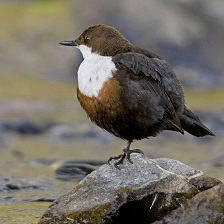
//> input picture water_ouzel.jpeg, 224 x 224 px
$ ./onnx_mobilenetv3   (built with g++ and OpenCV 4)
//> lines starting //> are read from the running program, lines starting //| are printed output that depends on the picture
#include <onnxruntime_cxx_api.h>
#include <assert.h>
#include <opencv2/opencv.hpp>

int main(int argc, char * argv[])
{
    cv::Mat image;
    cv::imread("../water_ouzel.jpeg").convertTo(image, CV_32F, 1 / 255.0f);

    image = (image - cv::Scalar{ 0.406, 0.456, 0.485 }) / cv::Scalar{ 0.225, 0.224, 0.229 };

    cv::Mat img_channels[3];
	cv::split(image, img_channels);
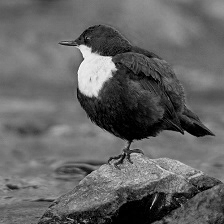
//> img_channels[0]: 224 rows x 224 cols, CV_32FC1; min -1.8, max 2.64, mean -0.0585; drawn with min black and max white
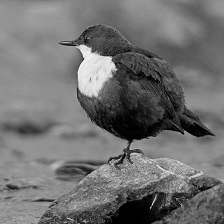
//> img_channels[1]: 224 rows x 224 cols, CV_32FC1; min -2.04, max 2.29, mean -0.118; drawn with min black and max white

    std::memcpy(image.data, img_channels[2].data, 224 * 224 * 4);
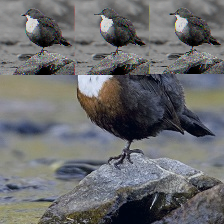
//> image: 224 rows x 224 cols, CV_32FC3; mean B, G, R -0.151, -0.186, -0.202; drawn with min black and max white
    std::memcpy(image.data + 224 * 224 * 4, img_channels[1].data, 224 * 224 * 4);
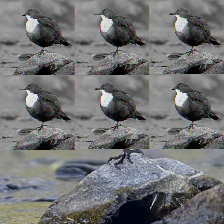
//> image: 224 rows x 224 cols, CV_32FC3; mean B, G, R -0.115, -0.132, -0.143; drawn with min black and max white
    std::memcpy(image.data + 224 * 224 * 8, img_channels[0].data, 224 * 224 * 4);
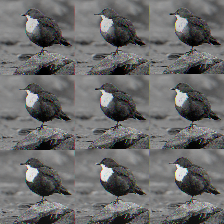
//> image: 224 rows x 224 cols, CV_32FC3; mean B, G, R -0.109, -0.109, -0.109; drawn with min black and max white

//> (the run ends here: the program needs code that is not available in this run, at `Ort::Env env;`)
